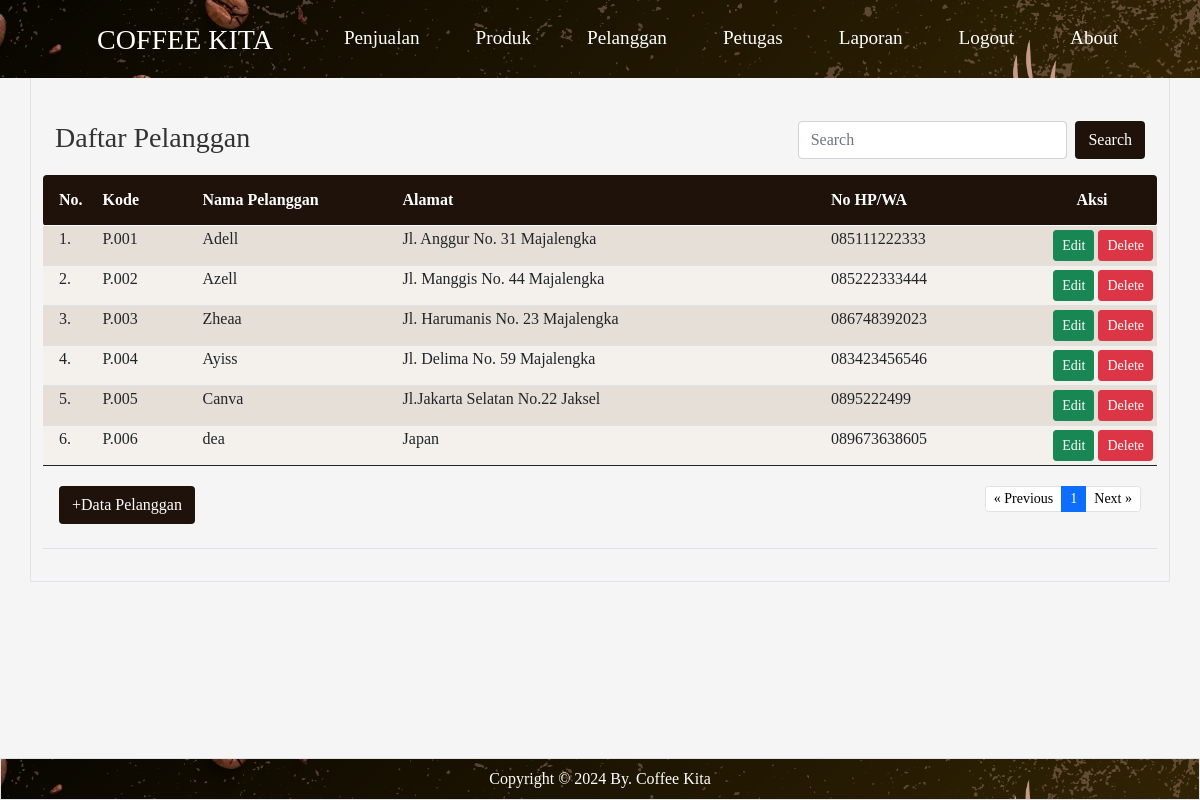
Screenshot of /pelanggan/index.php (signed in) with the database file from the repository.
### tables this page shows
CREATE TABLE `pelanggan` (
  `id_pelanggan` int(11) NOT NULL,
  `kode_pelanggan` varchar(15) DEFAULT NULL,
  `nama_pelanggan` varchar(30) DEFAULT NULL,
  `alamat` text DEFAULT NULL,
  `no_hp` varchar(15) DEFAULT NULL
);

### pelanggan/index.php (the view, shortened to what this page needs)
<?php
if (!isset($_SESSION['username']) && !isset($_SESSION['password'])) {
	?>
	<meta http-equiv="refresh" content="0;url=../login.php">
	<?php
} else {
	?>
	<html>
	<!DOCTYPE html>
	<html lang="en">
	<head>
		<link rel="stylesheet" href="../bootstrap/css/bootstrap.min.css" />
	</head>
	<body>
		<?php include "../header.php" ?>
		<main class="container border py-3 pt-5">
			<br><br><br>
			<div class="container">
				<div class="row">
					<div class="col-sm-8">
						<h3>Daftar Pelanggan</h3>
					</div>
					<div class="col-sm-4">
						<form class="d-flex" method="GET" action="">
							<input class="form-control me-2" type="text" placeholder="Search" name="np">
							<button class="btn text-white" type="submit"
								style="background-color:rgb(30, 18, 11);">Search</button>
						</form>
					</div>
				</div>
			</div>
			<table class="table table-hover table-striped table-sm">
				<thead class="text-white" style="background-color:rgb(30, 18, 11);">
					<tr>
						<th class="p-3 rounded-start" width="55px">No.</th>
						<th class="py-3" width="100px">Kode</th>
						<th class="py-3" width="200px">Nama Pelanggan</th>
						<th class="py-3">Alamat</th>
						<th class="py-3" width="200px">No HP/WA</th>
						<th class="py-3 text-center rounded-end" width="130px">Aksi</th>
					</tr>
				</thead>
				<tbody>
					<?php
					include "../config.php";
					$batas = 10;
					$halaman = isset($_GET['halaman']) ? (int) $_GET['halaman'] : 1;
					$halaman_awal = ($halaman > 1) ? ($halaman * $batas) - $batas : 0;
					$previous = $halaman - 1;
					$next = $halaman + 1;
					if (isset($_GET['np'])) {
						$np = $_GET['np'];
						$sqldata = "select * from pelanggan where nama_pelanggan like '%$np%'";
					} else {
						$sqldata = "select * from pelanggan";
					}
					$resdata = mysqli_query($koneksi, $sqldata);
					$jumlah_data = mysqli_num_rows($resdata);
					$total_halaman = ceil($jumlah_data / $batas);
					if (isset($_GET['np'])) {
						$np = $_GET['np'];
						$sql = "select * from pelanggan where nama_pelanggan like '%$np%' limit $halaman_awal, $batas";
					} else {
						$sql = "select * from pelanggan limit $halaman_awal, $batas";
					}
					$result = mysqli_query($koneksi, $sql);
					$no = $halaman_awal + 1;
					while ($data = mysqli_fetch_array($result)) {
						?>
						<tr>
							<td class="px-3"><?= $no ?>.</td>
							<td><?= $data['kode_pelanggan'] ?></td>
							<td><?= $data['nama_pelanggan'] ?></td>
							<td><?= $data['alamat'] ?></td>
							<td><?= $data['no_hp'] ?></td>
							<td align="right">
								<a href="" class="btn btn-success btn-sm" data-bs-toggle="modal"
									data-bs-target="#modaledit<?= $data['id_pelanggan'] ?>">Edit</a>
								<a class="btn btn-danger btn-sm" href="delete.php?id=<?= $data['id_pelanggan'] ?>"
									onclick="return confirm('Apakah Anda Yakin data produk <?= $data['nama_pelanggan'] ?> akan dihapus ?')"
									class="hapus">Delete</a>
							</td>
						</tr>
						<?php
						$no++;
					}
					?>
				</tbody>
				<tfoot>
					<tr>
						<td colspan="6" class="text-center">
							<div class="container">
								<div class="row">
									<div class="col-4 text-start py-3">
										<button type="button" class="btn text-white" data-bs-toggle="modal"
											data-bs-target="#myModal" style="background-color:rgb(30, 18, 11);">+Data
											Pelanggan</button>
									</div>
									<div class="col-8 text-end py-3">
										<ul class="pagination justify-content-end pagination-sm">
											<li class="page-item"><a class="page-link" <?php if ($halaman > 1) {
												echo "href='?halaman=$previous'";
											} ?>style="color:black">&laquo;
													Previous</a></li>
											<?php
											for ($x = 1; $x <= $total_halaman; $x++) {
												if ($x == $halaman) {
													?>
													<li class="page-item active"><a class="page-link"
															href="?halaman=<?php echo $x ?>"><?php echo $x; ?></a></li>
													<?php
												} else {
													?>
													<li class="page-item"><a class="page-link"
															href="?halaman=<?php echo $x ?>"><?php echo $x; ?></a></li>
													<?php
												}
											}
											?>
											<li class="page-item"><a class="page-link" <?php if ($halaman < $total_halaman) {
												echo "href='?halaman=$next'";
											} ?>style="color: black;">Next
													&raquo;</a></li>
										</ul>
									</div>
								</div>
							</div>
						</td>
					</tr>
				</tfoot>
			</table>
		</main>
		<?php include "../footer.php" ?>
	</body>
	</html>
<?php } ?>

### pelanggan/index.php (style rules this page uses)
body { font-size: medium; font-family: 'Merriweather', serif; }
.table-striped tbody tr:nth-of-type(odd) { background-color: rgba(240, 228, 215, 0.6); }
.table-striped tbody tr:nth-of-type(even) { background-color: rgba(240, 228, 215, 0.3); }

### header.php (style rules this page uses)
body { background-color: #f5f5f5; font-family: 'Merriweather', serif; color: #333; }

### rows the page displays
pelanggan: kode_pelanggan "P.001", nama_pelanggan "Adell", alamat "Jl. Anggur No. 31 Majalengka", no_hp "085111222333"
pelanggan: kode_pelanggan "P.002", nama_pelanggan "Azell", alamat "Jl. Manggis No. 44 Majalengka", no_hp "085222333444"
pelanggan: kode_pelanggan "P.003", nama_pelanggan "Zheaa", alamat "Jl. Harumanis No. 23 Majalengka", no_hp "086748392023"
pelanggan: kode_pelanggan "P.004", nama_pelanggan "Ayiss", alamat "Jl. Delima No. 59 Majalengka", no_hp "083423456546"
pelanggan: kode_pelanggan "P.005", nama_pelanggan "Canva", alamat "Jl.Jakarta Selatan No.22 Jaksel", no_hp "0895222499"
pelanggan: kode_pelanggan "P.006", nama_pelanggan "dea", alamat "Japan", no_hp "089673638605"
